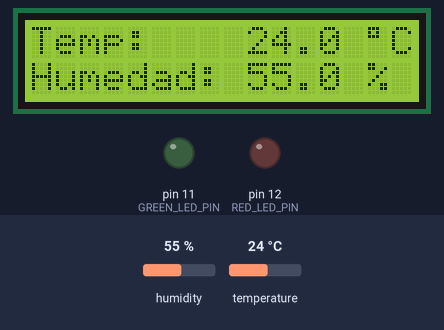
Simulated run of this sketch. Board: Arduino Uno, built with avr-gcc and run on an emulated ATmega328P. Parts: 16×2 character LCD, output pins drawn as LEDs (lit = HIGH). Inputs (shaded band) come from the test bench; at power-on: humidity 55 %, temperature 24 °C. What the sketch prints to the serial monitor is not drawn.

Above: at 3.2 s.
3.3 s: humidity set to 42 %
At 5.3 s:
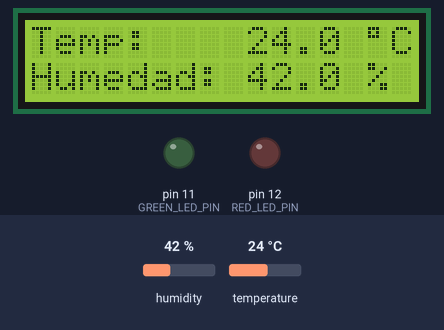
6.2 s: humidity set to 39 %
At 7.4 s:
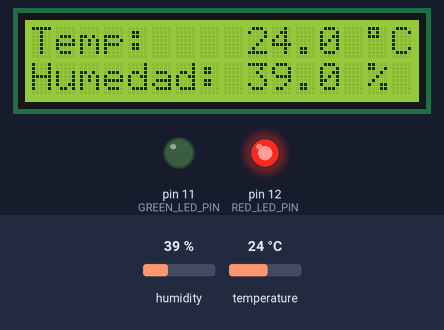
9.1 s: temperature set to 26 °C
At 11.8 s:
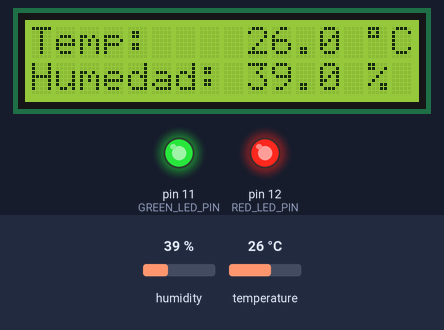
12.1 s: humidity set to 68 %
At 13.2 s:
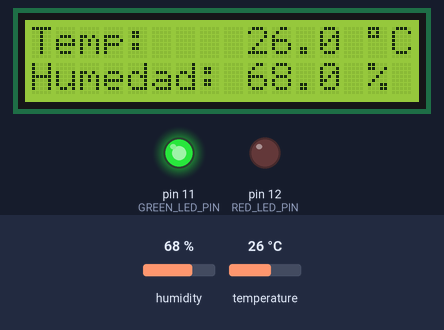
15.0 s: temperature set to 12 °C
At 15.4 s:
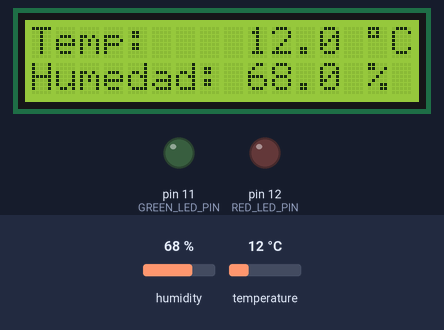
Timing chart, 0 to 18.0 s (numbered marks = the images above; inputs shaded):
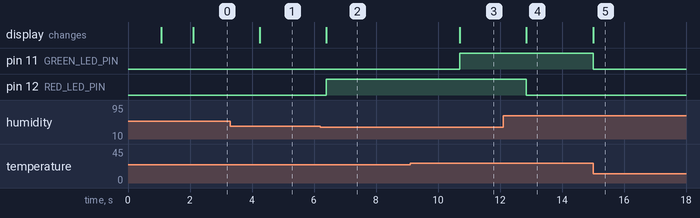

The sketch:

PRUEBA_PARCIAL.ino
```cpp
/* EJERCICIO 1 - Lectura de temperatura y humedad */

#include <DHT.h>            // Librería DHT (Adafruit)
#include <LiquidCrystal.h>  // Librería LCD

// Definiciones de pines y tipo de sensor
#define DHTPIN 13      // Pin al que está conectado el sensor DHT11
#define DHTTYPE DHT11  // Tipo de sensor DHT que utilizado

#define GREEN_LED_PIN 11  // Pin al que está conectado el LED verde
#define RED_LED_PIN 12    // Pin al que está conectado el LED rojo

// Variable de referencia para temperatura y humedad
const float TEMP_REF = 25.0;  // Temperatura de referencia en grados Celsius
const float HUMD_REF = 40.0;  // Humedad de referencia en porcentaje

// Inicialización del objeto LCD
LiquidCrystal lcd(10, 9, 8, 5, 4, 3, 2);  // RS, RW, E, D4, D5, D6, D7

DHT dht(DHTPIN, DHTTYPE);  // Creación de una instancia del objeto DHT

void setup() {
  Serial.begin(9600);  // Inicializa la comunicación serial

  lcd.begin(16, 2);  // Inicializa el LCD de 16x2

  // Configuración de pines como salidas
  pinMode(GREEN_LED_PIN, OUTPUT);
  pinMode(RED_LED_PIN, OUTPUT);

  // Apaga ambos LEDs al inicio
  digitalWrite(GREEN_LED_PIN, LOW);
  digitalWrite(RED_LED_PIN, LOW);

  dht.begin();  // Inicializa el sensor DHT11

  // Muestra la primera pantalla en el LCD
  lcd.setCursor(2, 0);
  lcd.print("TriARG Ltda.");
  lcd.setCursor(2, 1);
  lcd.print("Bahia Blanca");
  delay(1000);

  // Muestra la segunda pantalla en el LCD
  lcd.clear();
  lcd.setCursor(1, 0);
  lcd.print("Automatizacion");
  lcd.setCursor(3, 1);
  lcd.print("Temp/Humd");
  delay(1000);

  // Muestra los títulos en el LCD al inicio
  lcd.clear();
  lcd.setCursor(0, 0);
  lcd.print("Temp: ");
  lcd.setCursor(0, 1);
  lcd.print("Humedad:     ");
  lcd.setCursor(14, 0);  // Coloca el cursor después de "Temp: "
  lcd.write(223);        // Código para el símbolo de grados Celsius (°C)
  lcd.write("C");        // Muestra el símbolo de grados Celsius
  lcd.setCursor(14, 1);  // Coloca el cursor después de "Humedad: "
  lcd.print("%");        // Muestra el símbolo de porcentaje
}

void loop() {
  float temperature = dht.readTemperature();
  float humidity = dht.readHumidity();

  // Actualiza solo los valores de temperatura y humedad en el LCD
  lcd.setCursor(9, 0);        // Posición para la temperatura
  lcd.print(temperature, 1);  // Mostrar un decimal para la temperatura
  lcd.setCursor(9, 1);        // Posición para la humedad
  lcd.print(humidity, 1);     // Mostrar un decimal para la humedad

  // Calcula las diferencias con respecto a las referencias
  float tempDiff = temperature - TEMP_REF;
  float humdDiff = humidity - HUMD_REF;

  // Control de LEDs según las condiciones
  if (temperature >= TEMP_REF) {
    digitalWrite(GREEN_LED_PIN, HIGH);  // Enciende el LED verde
    Serial.println("LED 1 (verde) encendido ");
  } else {
    digitalWrite(GREEN_LED_PIN, LOW);  // Apaga el LED verde
    Serial.println("LED 1 (verde) apagado ");
  }

  if (humidity <= HUMD_REF) {
    digitalWrite(RED_LED_PIN, HIGH);  // Enciende el LED rojo
    Serial.println("LED 2 (rojo) encendido ");
  } else {
    digitalWrite(RED_LED_PIN, LOW);  // Apaga el LED rojo
    Serial.println("LED 2 (rojo) apagado ");
  }

  // Muestra las diferencias en el puerto serial
  Serial.print("La diferencia de temperatura es: ");
  Serial.println(tempDiff, 2);  // Mostrar dos decimales para la diferencia de temperatura
  Serial.print("La diferencia de humedad es: ");
  Serial.println(humdDiff, 2);  // Mostrar dos decimales para la diferencia de humedad

  delay(1000);  // Pausa de 1 segundo entre cada ciclo de lectura y control
}
```

Measured:
- the behaviour switches between 41 and 40 % on humidity (found by bisection; images 1 and 2)
- the behaviour switches between 24 and 25 °C on temperature (found by bisection; images 2 and 3)
- after the input at 3.3 s, the display: changes after 0.95 s (image 1)
- after the input at 6.2 s, pin 12 (RED_LED_PIN): LOW → HIGH after 0.20 s; the display: changes after 0.20 s (image 2)
- after the input at 9.1 s, pin 11 (GREEN_LED_PIN): LOW → HIGH after 1.6 s; the display: changes after 1.6 s (image 3)
- after the input at 12.1 s, pin 12 (RED_LED_PIN): HIGH → LOW after 0.75 s; the display: changes after 0.75 s (image 4)
- after the input at 15.0 s, pin 11 (GREEN_LED_PIN): HIGH → LOW at once; the display: changes at once (image 5)
